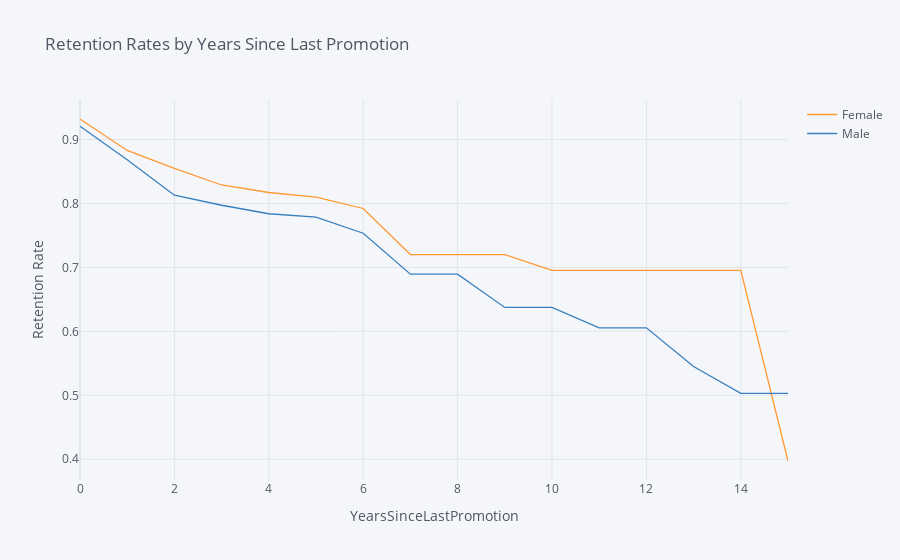

Here is the notebook cell this chart was saved with:
### Markdown cell above
## 3. Let's look at retention rate by gender from a third perspective - the number of years since the employee's last promotion. Generate and plot a survival curve showing this.

### Code cell
rates = survival(data, 'Gender', 'YearsSinceLastPromotion', 'Attrition')
rates.iplot(kind='line', xTitle='YearsSinceLastPromotion', yTitle='Retention Rate',
            title='Retention Rates by Years Since Last Promotion')

### Figure 1 — Plotly figure (JSON) as saved in the notebook; plotly's stock layout.template omitted (floating-point values rounded to 4 significant figures)
{"data": [{"line": {"color": "rgba(255, 153, 51, 1.0)", "dash": "solid", "shape": "linear", "width": 1.3}, "mode": "lines", "name": "Female", "text": "", "type": "scatter", "x": [0, 1, 2, 3, 4, 5, 6, 7, 8, 9, 10, 11, 12, 13, 14, 15], "y": [0.932, 0.8828, 0.8547, 0.8288, 0.817, 0.8099, 0.7921, 0.7201, 0.7201, 0.7201, 0.6952, 0.6952, 0.6952, 0.6952, 0.6952, 0.3973]}, {"line": {"color": "rgba(55, 128, 191, 1.0)", "dash": "solid", "shape": "linear", "width": 1.3}, "mode": "lines", "name": "Male", "text": "", "type": "scatter", "x": [0, 1, 2, 3, 4, 5, 6, 7, 8, 9, 10, 11, 12, 13, 14, 15], "y": [0.9206, 0.8684, 0.8128, 0.7971, 0.7838, 0.7785, 0.7534, 0.6894, 0.6894, 0.6374, 0.6374, 0.6055, 0.6055, 0.5449, 0.503, 0.503]}], "layout": {"autosize": true, "legend": {"bgcolor": "#F5F6F9", "font": {"color": "#4D5663"}}, "paper_bgcolor": "#F5F6F9", "plot_bgcolor": "#F5F6F9", "title": {"font": {"color": "#4D5663"}, "text": "Retention Rates by Years Since Last Promotion"}, "xaxis": {"autorange": true, "gridcolor": "#E1E5ED", "range": [0, 15], "showgrid": true, "tickfont": {"color": "#4D5663"}, "title": {"font": {"color": "#4D5663"}, "text": "YearsSinceLastPromotion"}, "type": "linear", "zerolinecolor": "#E1E5ED"}, "yaxis": {"autorange": true, "gridcolor": "#E1E5ED", "range": [0.3676, 0.9617], "showgrid": true, "tickfont": {"color": "#4D5663"}, "title": {"font": {"color": "#4D5663"}, "text": "Retention Rate"}, "type": "linear", "zerolinecolor": "#E1E5ED"}}}
